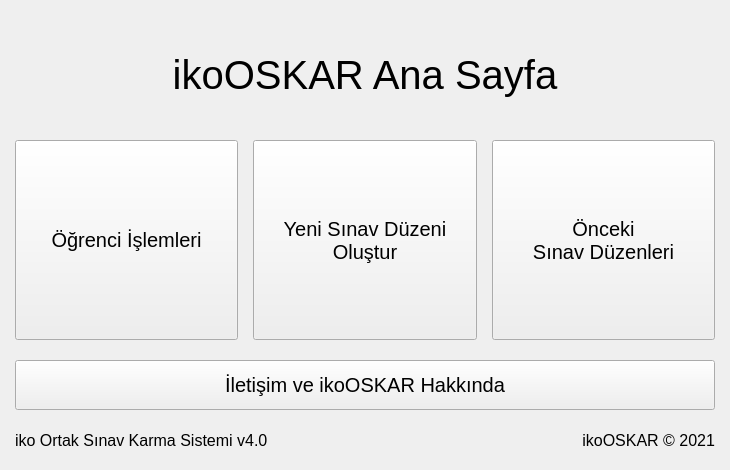
<?xml version="1.0" encoding="UTF-8"?>
<ui version="4.0">
 <class>MainPage</class>
 <widget class="QMainWindow" name="MainPage">
  <property name="geometry">
   <rect>
    <x>0</x>
    <y>0</y>
    <width>730</width>
    <height>470</height>
   </rect>
  </property>
  <property name="minimumSize">
   <size>
    <width>730</width>
    <height>470</height>
   </size>
  </property>
  <property name="maximumSize">
   <size>
    <width>730</width>
    <height>470</height>
   </size>
  </property>
  <property name="windowTitle">
   <string>ikoOSKAR Ana Sayfa</string>
  </property>
  <property name="windowIcon">
   <iconset>
    <normaloff>assets/Icon-Transparent.png</normaloff>assets/Icon-Transparent.png</iconset>
  </property>
  <property name="autoFillBackground">
   <bool>false</bool>
  </property>
  <widget class="QWidget" name="centralwidget">
   <property name="autoFillBackground">
    <bool>true</bool>
   </property>
   <layout class="QGridLayout" name="gridLayout">
    <property name="leftMargin">
     <number>15</number>
    </property>
    <property name="rightMargin">
     <number>15</number>
    </property>
    <property name="bottomMargin">
     <number>0</number>
    </property>
    <property name="horizontalSpacing">
     <number>15</number>
    </property>
    <property name="verticalSpacing">
     <number>0</number>
    </property>
    <item row="1" column="0">
     <widget class="QPushButton" name="pushButton">
      <property name="minimumSize">
       <size>
        <width>0</width>
        <height>200</height>
       </size>
      </property>
      <property name="font">
       <font>
        <pointsize>15</pointsize>
       </font>
      </property>
      <property name="text">
       <string>Öğrenci İşlemleri</string>
      </property>
      <property name="default">
       <bool>false</bool>
      </property>
      <property name="flat">
       <bool>false</bool>
      </property>
     </widget>
    </item>
    <item row="1" column="1">
     <widget class="QPushButton" name="pushButton_2">
      <property name="minimumSize">
       <size>
        <width>0</width>
        <height>200</height>
       </size>
      </property>
      <property name="font">
       <font>
        <pointsize>15</pointsize>
       </font>
      </property>
      <property name="text">
       <string>Yeni Sınav Düzeni
Oluştur</string>
      </property>
      <property name="autoDefault">
       <bool>false</bool>
      </property>
     </widget>
    </item>
    <item row="0" column="0" colspan="3">
     <widget class="QLabel" name="label">
      <property name="maximumSize">
       <size>
        <width>16777215</width>
        <height>91</height>
       </size>
      </property>
      <property name="font">
       <font>
        <pointsize>30</pointsize>
       </font>
      </property>
      <property name="text">
       <string>ikoOSKAR Ana Sayfa</string>
      </property>
      <property name="alignment">
       <set>Qt::AlignCenter</set>
      </property>
     </widget>
    </item>
    <item row="1" column="2">
     <widget class="QPushButton" name="pushButton_3">
      <property name="minimumSize">
       <size>
        <width>0</width>
        <height>200</height>
       </size>
      </property>
      <property name="font">
       <font>
        <pointsize>15</pointsize>
       </font>
      </property>
      <property name="text">
       <string>Önceki 
Sınav Düzenleri</string>
      </property>
     </widget>
    </item>
    <item row="2" column="0" colspan="3">
     <widget class="QPushButton" name="pushButton_4">
      <property name="minimumSize">
       <size>
        <width>0</width>
        <height>50</height>
       </size>
      </property>
      <property name="font">
       <font>
        <pointsize>15</pointsize>
       </font>
      </property>
      <property name="text">
       <string>İletişim ve ikoOSKAR Hakkında</string>
      </property>
     </widget>
    </item>
    <item row="4" column="0" colspan="2">
     <widget class="QLabel" name="label_2">
      <property name="sizePolicy">
       <sizepolicy hsizetype="Preferred" vsizetype="Preferred">
        <horstretch>0</horstretch>
        <verstretch>0</verstretch>
       </sizepolicy>
      </property>
      <property name="minimumSize">
       <size>
        <width>0</width>
        <height>20</height>
       </size>
      </property>
      <property name="maximumSize">
       <size>
        <width>16777215</width>
        <height>20</height>
       </size>
      </property>
      <property name="font">
       <font>
        <pointsize>12</pointsize>
       </font>
      </property>
      <property name="text">
       <string>iko Ortak Sınav Karma Sistemi v4.0</string>
      </property>
      <property name="alignment">
       <set>Qt::AlignBottom|Qt::AlignLeading|Qt::AlignLeft</set>
      </property>
     </widget>
    </item>
    <item row="4" column="2">
     <widget class="QLabel" name="label_3">
      <property name="font">
       <font>
        <pointsize>12</pointsize>
       </font>
      </property>
      <property name="text">
       <string>ikoOSKAR © 2021</string>
      </property>
      <property name="alignment">
       <set>Qt::AlignBottom|Qt::AlignRight|Qt::AlignTrailing</set>
      </property>
     </widget>
    </item>
   </layout>
  </widget>
 </widget>
 <resources/>
 <connections/>
</ui>
